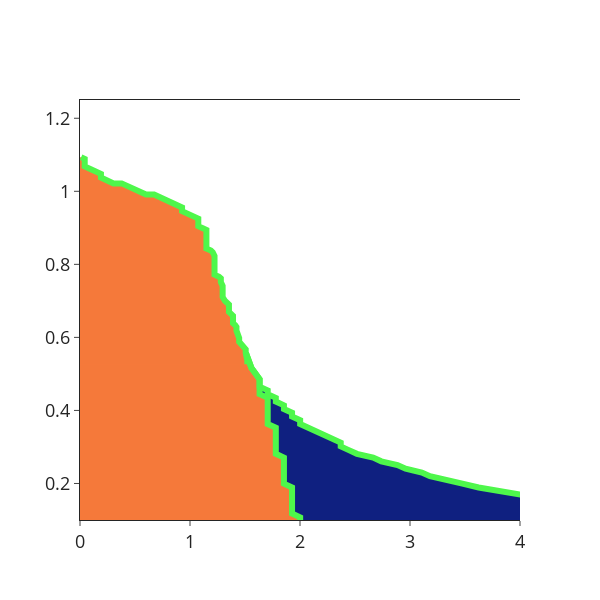

Notebook code for this chart:
### Code cell
#### Energy dependent alpha increase and decrease

resultsDF = pd.DataFrame(columns=['m_profile','t_space','x_prof','alpha_prof','active_region','deltaV'])
resultsDF2 = pd.DataFrame(columns=['m_profile','t_space','x_prof','alpha_prof','active_region','deltaV'])

def set_params(file=None):
    params = {}
    if file:
        with open(file, 'r') as f:
            params = json.load(f)
    else:
#         params['tau'] = .98
        params['tau_F'] = 12. # params['tau'] * 2
        params['tau_SG'] = 300. #params['tau'] * 150
        params['tau_SR'] = params['tau_SG']
        
        params['kc'] = 1.5 # '-stiff' # 0.98 # 'linear' # 0.5 #'soft' 1.
        params['km'] = 'stiff'      
        params['m0'] = 6.5
        params['x0'] = 1.9; 
        params['a0'] = 1.; params['xtt'] = 0.
        params['g'] = 35
        params['n'] = 6.
        
        params['a_max'] = 10
        
        params['resolution'] = 1.
#         params['type'] = 'stiff'
        params['color'] = None
        params['input_m'] = []
        
        params['tau_R0'] = 150 # params['tau_SG'] #* 2
#         params['TV0SR'] = 1.
#         params['TV0SG'] = 8.
        params['TV0SR'] = params['x0']
        params['TV0SG'] = params['x0']
        
        params['dynamics'] = 'updated_exp' # 'exp_dynamicTS'
        params['eps'] = (0., 1., 0.0) # mean, std, magnitude
        
        params['res'] = 150
    
    return params

ins = np.array(
    [
        [24, 2.],
        [72, 10.],
        [360, 2.],
    ]
        )

params = set_params()
# params = set_params('./figures/figure4_dynamics_profiles/perm_mem_v2.png.json')
# ins = np.array(params['input_m'][0])
print(params)
resultsDF, params, priming_times, memory_times, stiffP, stiffA = run_profile(integrate_profile, ins, params, resultsDF)
mech_stats = np.abs(stiffP - stiffA) / params['m0']
params['a_c'] = params['a_c'].tolist()
print(np.amin(resultsDF['tSG']), np.mean(resultsDF['tSG']), np.amax(resultsDF['tSG']))
print(resultsDF['active_region'])
